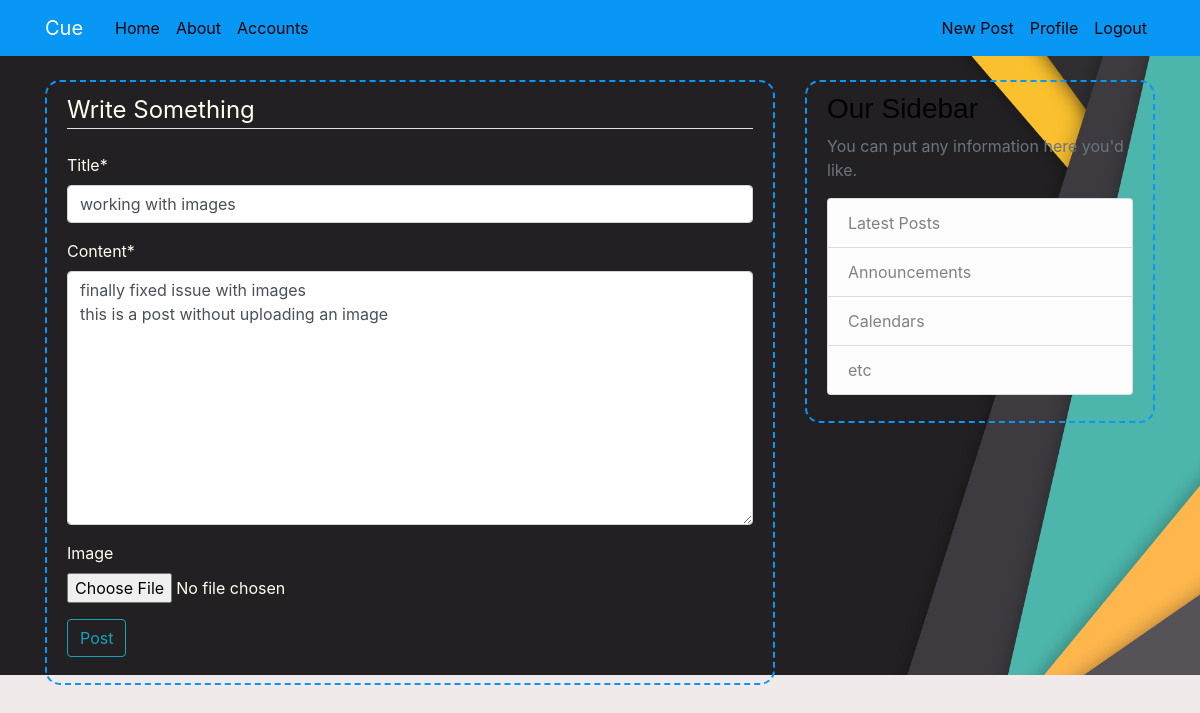
Page /post/26/update (signed in) on the committed database.
### blog/models.py (models this page shows, shortened)
class Post(models.Model):
    title = models.CharField(max_length = 100)
    content = models.TextField()
    date_posted = models.DateTimeField(default=timezone.now)
    author  = models.ForeignKey(User,on_delete=models.CASCADE)
    image = models.ImageField(blank=True,null=True,upload_to='posts_pics')

### blog/views.py (the view, shortened to what this page needs)
# urls.py: path('post/<int:pk>/update',PostUpdateView.as_view(),name = 'post-update'),
class PostUpdateView(UserPassesTestMixin, LoginRequiredMixin, UpdateView):
    model = Post
    fields = ['title','content','image']
    def test_func(self):
        post = self.get_object()
        if self.request.user == post.author:
            return True
        return False #403 -forbidden

### blog/templates/blog/post_form.html (shortened to what this page needs)
{% extends "blog/base.html" %}
{% load crispy_forms_tags %}
{% block content %}
    <div class = "content-section">
            <form method="POST" enctype="multipart/form-data">
                <fieldset class = "from-group">
                    <legend class = "border-bottom mb-4">
                            Write Something
                    </legend>
                    {{ form|crispy }}
                </fieldset>
        <div class="form-group">
            <button class="btn btn-outline-info" type="submit"> Post </button>
        </div>
            </form>
    </div>
{% endblock content %}

### blog/static/blog/main.css (style rules this page uses)
body { background: #f0eaea; color: #111010; margin-top: 5rem; }
.content-section { background:transparent; padding: 10px 20px; border: 2px dashed #0997f6; border-radius: 15px; margin-bottom: 20px; color: #fffff0; }

### rows in the picture
Post: title "working with images", content "finally fixed issue with images this is a post without uploading an image"
